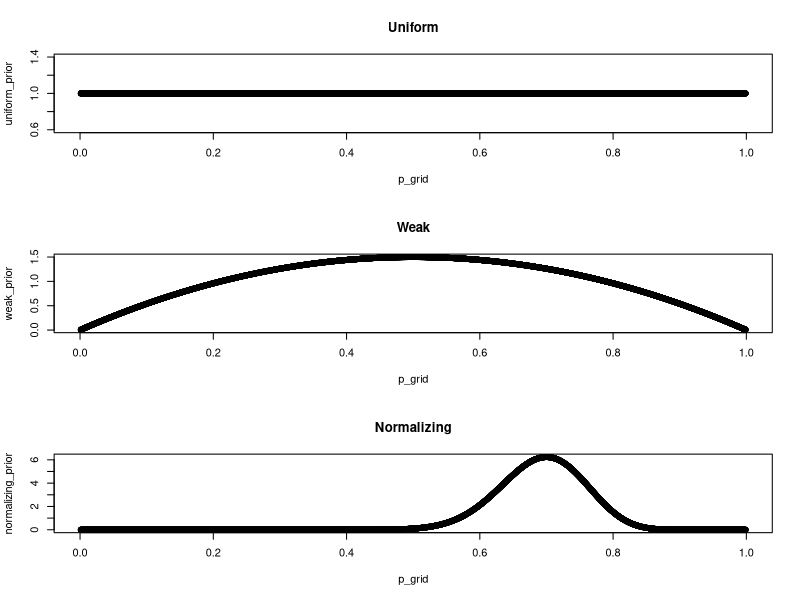

The R script that drew this image: (Note: this script raises an error after producing the figure.)
# Q: Where should I eat?
# https://www.yelp.com/search?cflt=restaurants&find_loc=Columbia%2C+SC

## setup ----
# libraries
library(tidyverse)
library(ggridges)
`%<>%` <- magrittr::`%<>%`

# grid
N <- 1e4
p_grid <- seq(0.001, 0.999, len = N)

# priors
uniform_prior <- rep(1, N)
weak_prior <- dbeta(p_grid, 2, 2)
normalizing_prior <- dbeta(p_grid, 36, 16)

par(mfrow = c(3, 1))
plot(p_grid, uniform_prior, main = 'Uniform')
plot(p_grid, weak_prior, main = 'Weak')
plot(p_grid, normalizing_prior, main = 'Normalizing')
par(mfrow = c(1, 1))

# grid approximation
grid_approx <- function(mu, n, prior, ...) {
  a <- mu * n
  b <- (1-mu) * n
  likelihood <- dbeta(p_grid, round(a) + 1, round(b) + 1)
  unstd.posterior <- prior * likelihood
  posterior <- unstd.posterior %>% {. / sum(.)}
  samples <- sample(p_grid, prob = posterior, size = N, replace = T)
  return(samples)
}

## data ----
df <- tibble::frame_data(
    ~rank, ~restaurant, ~mu, ~n,
    1, "southern belly",  .9, 440,
    2, "bourbon",         .8, 259,
    3, "duck donuts",     .9,  43,
    4, "goat\'s",         .9,  45,
    5, "midwood smoke",   .9, 220,
    6, "the war mouth",   .8,  68,
    7, "the oak table",   .8, 163,
    8, "urban cookhouse", .8,  10,
    9, "poke (columbia)", .9,  51,
   10, "mr friendlys",    .9, 197)

## viz ----
df %<>% 
  mutate(samples = map2(.$mu, .$n, ~ grid_approx(.x, .y, prior = normalizing_prior)))
df %<>% mutate(mean_sample = map_dbl(.$samples, mean),
               median_sample = map_dbl(.$samples, median)) %>%
  arrange(desc(mean_sample), desc(median_sample))

p <- df %>% 
  unnest %>%
  ggplot(aes(x = samples, y = reorder(restaurant, mean_sample))) +  
  geom_density_ridges(scale = 4, alpha = 0.7) + theme_ridges() + 
  scale_y_discrete(expand = c(0.01, 0)) +
  scale_x_continuous(expand = c(0, 0)) +
  labs(x = 'density of samples from posterior', y = 'restaurant') +
  ggtitle('Bayesian Estimates of Restaurant Quality',
          subtitle = 'Beta(36, 16) prior') + 
  labs(caption = 'Data from Yelp reviews')
  
ggsave('restaurants.pdf', p)